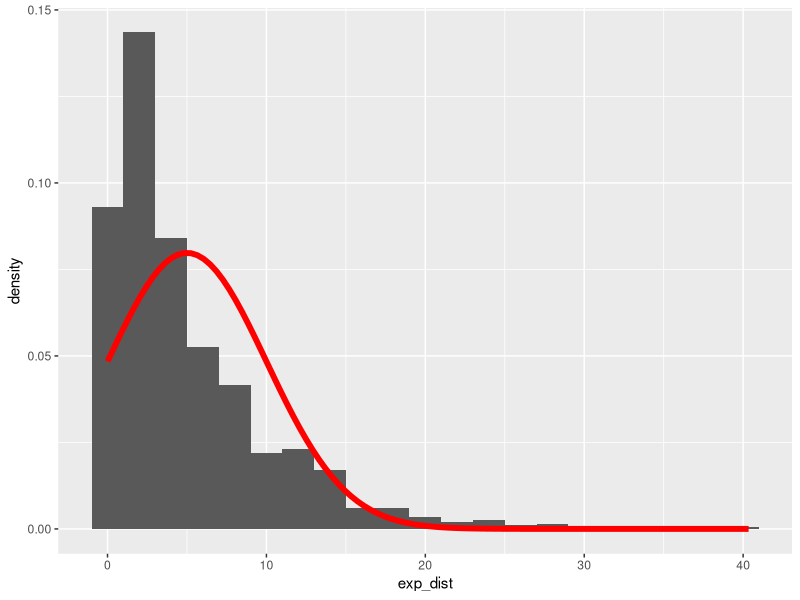
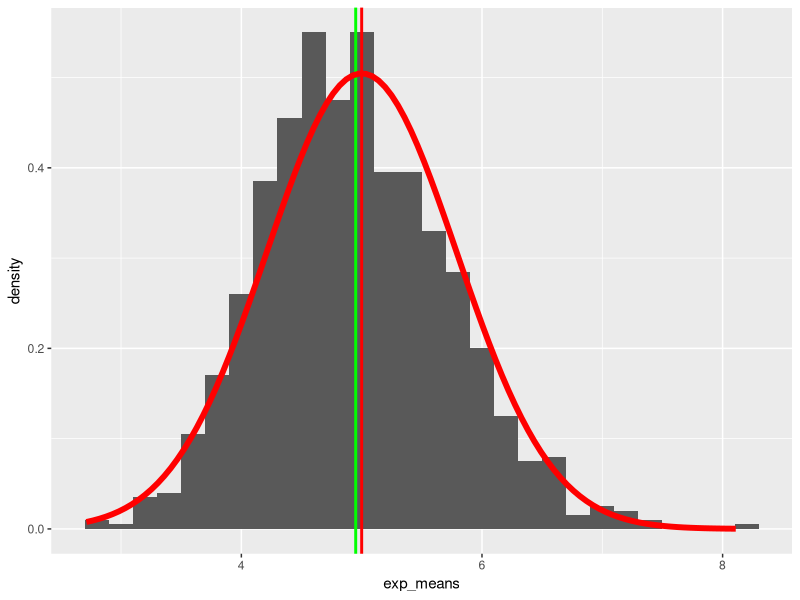

Source code (R) for these figures, in order:
## ---- chunk 1
knitr::opts_chunk$set(echo = TRUE)

## ---- chunk 2
lambda <- 0.2
n <- 40
sims <- 1000

exp_means <- NULL
for (i in 1:sims) exp_means <- c(exp_means, mean(rexp(n, lambda)))
#converting the simulations to data.frame for easier use with ggplot
exp_means <- data.frame(exp_means)
## ---- chunk 3
#Theoretical mean
1/lambda

#Empirical mean
mean(exp_means[,1])

## ---- chunk 4
#Theoretical variance
(1/lambda)^2/n

#Empirical variance
var(exp_means[,1])
## ---- chunk 5
library(ggplot2)
exp_dist <- rexp(1000, lambda)
exp_dist <- data.frame(exp_dist)


ggplot(exp_dist, aes(x=exp_dist)) +
        geom_histogram(aes(y=..density..), binwidth = 2) +
        stat_function(fun=dnorm,
                      color="red",
                      size = 2,
                      args=list(mean=1/lambda, sd=1/lambda))

## ---- chunk 6
ggplot(exp_means, aes(x=exp_means)) +
        geom_histogram(aes(y=..density..), binwidth = 0.2) +
        geom_vline(xintercept=mean(exp_means[,1]), size=1, color = "green") +
        geom_vline(xintercept=1/0.2, size=1, color = "red") +
        stat_function(fun=dnorm,
                      color="red",
                      size = 2,
                      args=list(mean=1/0.2, sd=5/sqrt(40)))
